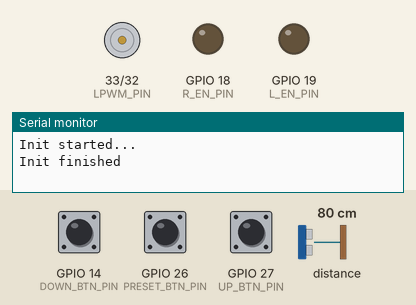
Bench run of a program on a simulated ESP32. Parts: motor-driver pin pairs drawn as motors (green arrow = first pin HIGH = forward, orange = second pin HIGH = backward, longer = more drive), output pins drawn as LEDs (lit = HIGH), the last lines printed to the serial monitor. The test bench sets the inputs (shaded band); at power-on: GPIO 14 (DOWN_BTN_PIN) HIGH, GPIO 27 (UP_BTN_PIN) HIGH, GPIO 26 (PRESET_BTN_PIN) HIGH, distance to the obstacle 80 cm.

Above: at 1.3 s.
1.4 s: GPIO 14 (DOWN_BTN_PIN) pulled LOW for 0.15 s
At 2.6 s:
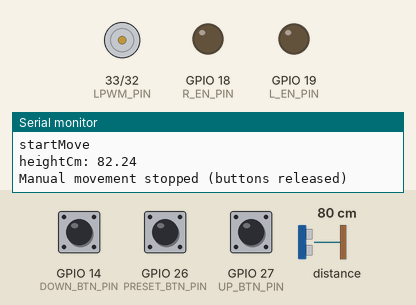
3.0 s: GPIO 27 (UP_BTN_PIN) pulled LOW for 1 s
At 3.98 s:
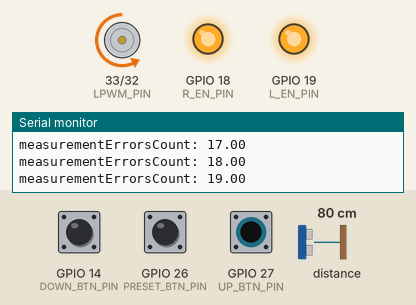
6.0 s: GPIO 14 (DOWN_BTN_PIN) pulled LOW for 3.2 s
At 7.85 s:
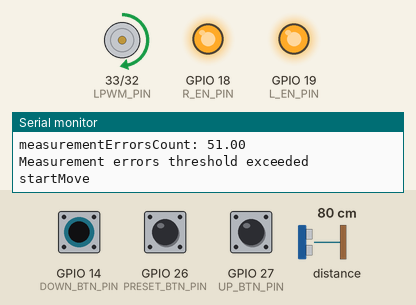
10.7 s: GPIO 26 (PRESET_BTN_PIN) pulled LOW for 0.15 s
12.3 s: GPIO 27 (UP_BTN_PIN) pulled LOW for 3.2 s
At 12.46 s:
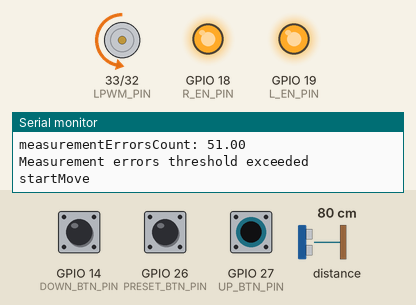
Timing chart, 0 to 17.0 s (numbered marks = the images above; inputs shaded):
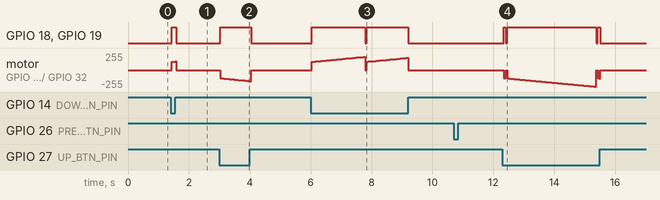

Measured:
- after the input at 1.4 s, GPIO 18 (R_EN_PIN), GPIO 19 (L_EN_PIN): LOW → HIGH at once, → LOW 0.14 s later; motor on GPIO 33 (LPWM_PIN) / GPIO 32 (RPWM_PIN): stopped → forward 125/255 at once, → forward 127/255 0.06 s later, → forward 129/255 0.06 s later, → stopped 0.03 s later
- after the input at 3.0 s, GPIO 18 (R_EN_PIN), GPIO 19 (L_EN_PIN): LOW → HIGH at once, → LOW 1.0 s later
- after the input at 6.0 s, GPIO 18 (R_EN_PIN), GPIO 19 (L_EN_PIN): LOW → HIGH at once, → LOW 1.8 s later, → HIGH 0.05 s later, → LOW 1.4 s later; motor on GPIO 33 (LPWM_PIN) / GPIO 32 (RPWM_PIN): ramps from stopped to forward 198/255 and jumps back, once every 1.4 s

The program:

main.cpp
```cpp
/*
  ESP32 + BTS7960 + VL53L1X

  Buttons (INPUT_PULLUP, active LOW):
    UP     = GPIO 27
    DOWN   = GPIO 14
    PRESET = GPIO 26

  Motor driver (BTS7960):
    R_EN_PIN = 18
    L_EN_PIN = 19
    RPWM_PIN = 32
    LPWM_PIN = 33

  Logic:
  - When idle, motor and sensor are "off" (driver EN pins LOW, VL53L1X stopped in software).
  - Holding DOWN: move down (counter-clockwise). Stop when <= MIN_HEIGHT_CM or button released.
  - Holding UP: move up (clockwise). Stop when >= MAX_HEIGHT_CM or button released.
  - PRESET (short press): toggles target between PRESET_LOW_CM and PRESET_HIGH_CM and moves to it.
  - Any button press during preset move stops motion.
  - Smooth acceleration to full speed in RAMP_MS milliseconds (also for manual moves).
*/

#include <Arduino.h>
#include <Wire.h>
#include <VL53L1X.h>
#include <math.h>

// -------- Pins --------
constexpr uint8_t UP_BTN_PIN     = 27;
constexpr uint8_t DOWN_BTN_PIN   = 14;
constexpr uint8_t PRESET_BTN_PIN = 26;

constexpr uint8_t R_EN_PIN       = 18;
constexpr uint8_t L_EN_PIN       = 19;
constexpr uint8_t RPWM_PIN       = 32;
constexpr uint8_t LPWM_PIN       = 33;

// -------- Height constants (centimeters) --------
constexpr float MIN_HEIGHT_CM    = 70.0f;
constexpr float MAX_HEIGHT_CM    = 110.0f;
constexpr float PRESET_LOW_CM    = 73.0f;
constexpr float PRESET_HIGH_CM   = 99.0f;
constexpr float PRESET_TOL_CM    = 0.1f;   // tolerance for reaching preset
constexpr float PRESET_TOGGLE_TOL_CM    = 5.0f;   // tolerance for reaching preset


constexpr int MEASUREMENT_ERRORS_THRESHOLD = 50;

// -------- PWM / ramp --------
constexpr uint32_t PWM_FREQ       = 20000; // 20 kHz — less audible noise
constexpr uint8_t  PWM_RES        = 10;    // 10-bit (0..1023)
constexpr uint16_t PWM_MAX        = (1 << PWM_RES) - 1;
constexpr uint32_t RAMP_MS        = 3000;  // ramp time to full speed
constexpr uint16_t PWM_MIN_START  = 500;   // initial kick to overcome static friction

// LEDC channels
constexpr uint8_t RPWM_CH = 0;
constexpr uint8_t LPWM_CH = 1;

// -------- Button timing / debounce --------
constexpr uint32_t DEBOUNCE_MS         = 30;
constexpr uint32_t SHORT_PRESS_MIN_MS  = 40;
constexpr uint32_t SHORT_PRESS_MAX_MS  = 600;

// -------- Logging --------
constexpr uint8_t MAX_LOG_LEVEL = 0;

void logMessage(const String &message, uint8_t level = 0) {
  if (level > MAX_LOG_LEVEL) return;
  Serial.println(message);
}

void logValue(const String &label, float value, uint8_t level = 0) {
  if (level > MAX_LOG_LEVEL) return;
  Serial.print(label);
  Serial.print(": ");
  Serial.println(value);
}

// -------- ToF sensor --------
VL53L1X tof;
bool sensorActive = false;

// -------- Movement states --------
enum class MoveMode {
  IDLE,
  MANUAL_UP,
  MANUAL_DOWN,
  GOTO_PRESET
};

MoveMode mode = MoveMode::IDLE;

enum class PresetSel {
  LOW_PRESET,
  HIGH_PRESET
};

PresetSel currentPreset = PresetSel::LOW_PRESET;
float targetHeightCm = PRESET_LOW_CM;

// Current measured height
float currentHeightCm = 0.0f;
int measurementErrorsCount = 0;

// -------- Debounced button class --------
struct DebouncedButton {
  uint8_t pin;
  bool stableState;         // debounced state (true = HIGH, false = LOW)
  bool lastStableState;
  uint32_t lastChangeMs;
  uint32_t pressStartMs;
  bool shortClickFlag;

  DebouncedButton(uint8_t pin_)
    : pin(pin_),
      stableState(true),
      lastStableState(true),
      lastChangeMs(0),
      pressStartMs(0),
      shortClickFlag(false) {}

  void begin() {
    pinMode(pin, INPUT_PULLUP);
    stableState = digitalRead(pin);
    lastStableState = stableState;
    lastChangeMs = millis();
  }

  void update(uint32_t nowMs) {
    bool raw = digitalRead(pin);

    if (raw != stableState && (nowMs - lastChangeMs) >= DEBOUNCE_MS) {
      lastStableState = stableState;
      stableState = raw;
      lastChangeMs = nowMs;

      // Detect press and release with duration
      if (stableState == LOW && lastStableState == HIGH) {
        // Button just pressed
        pressStartMs = nowMs;
      } else if (stableState == HIGH && lastStableState == LOW) {
        // Button just released
        uint32_t pressDuration = nowMs - pressStartMs;
        if (pressDuration >= SHORT_PRESS_MIN_MS && pressDuration <= SHORT_PRESS_MAX_MS) {
          shortClickFlag = true;
        }
      }
    }
  }

  bool isPressed() const {
    return stableState == LOW; // active LOW
  }

  bool wasShortClicked() {
    if (shortClickFlag) {
      shortClickFlag = false;
      return true;
    }
    return false;
  }
};

// -------- Buttons --------
DebouncedButton btnUp(UP_BTN_PIN);
DebouncedButton btnDown(DOWN_BTN_PIN);
DebouncedButton btnPreset(PRESET_BTN_PIN);

// -------- Sensor control (start/stop without cutting power) --------
void sensorStart() {
  if (!sensorActive) {
    tof.startContinuous(50); // interval in ms
    sensorActive = true;
  }
}

void sensorStop() {
  if (sensorActive) {
    tof.stopContinuous();
    sensorActive = false;
  }
}

// -------- Motor driver control --------
void motorEnable(bool enable) {
  digitalWrite(R_EN_PIN, enable ? HIGH : LOW);
  digitalWrite(L_EN_PIN, enable ? HIGH : LOW);
  logMessage("motorEnable", 3);
  logValue("enable", enable ? 1.0f : 0.0f, 3);
}

void motorStopHard() {
  // Stop PWM and disable EN — full stop
  ledcWrite(RPWM_CH, 0);
  ledcWrite(LPWM_CH, 0);
  motorEnable(false);
  sensorStop();
  mode = MoveMode::IDLE;
  logMessage("motorStopHard", 3);
}

void motorDriveUp(uint16_t pwm) {
  motorEnable(true);
  ledcWrite(LPWM_CH, 0);
  ledcWrite(RPWM_CH, pwm);
}

void motorDriveDown(uint16_t pwm) {
  motorEnable(true);
  ledcWrite(RPWM_CH, 0);
  ledcWrite(LPWM_CH, pwm);
}

// -------- Ramp control --------
uint32_t rampStartMs = 0;
uint16_t currentPwm  = 0;

void startMove(MoveMode newMode, uint32_t nowMs) {
  if (mode != newMode) {
    mode = newMode;
    rampStartMs = nowMs;
    currentPwm = 0;
    sensorStart();
    logMessage("startMove");
  }
}

uint16_t computeRampPwm(uint32_t nowMs) {
  uint32_t dt = nowMs - rampStartMs;
  if (dt >= RAMP_MS) {
    return PWM_MAX;
  }

  // Linear ramp from PWM_MIN_START to PWM_MAX
  uint32_t delta = (uint32_t)(PWM_MAX - PWM_MIN_START) * dt / RAMP_MS;
  uint16_t pwm = PWM_MIN_START + (uint16_t)delta;
  if (pwm > PWM_MAX) pwm = PWM_MAX;
  return pwm;
}

// -------- Sensor reading --------
bool recoverSensorAfterTimeout() {
  Serial.println("VL53L1X timeout, trying to recover...");

  motorStopHard();
  sensorStop();

  Wire.end();
  delay(50);
  Wire.begin();
  Wire.setClock(400000);
  Wire.setTimeOut(50);

  if (!tof.init()) {
    Serial.println("VL53L1X re-init failed");
    return false;
  }

  tof.setDistanceMode(VL53L1X::Long);
  tof.setMeasurementTimingBudget(50000);
  tof.setTimeout(100);
  tof.startContinuous(50);
  sensorActive = true;
  return true;
}

bool readHeightCm(float &heightCm) {
  if (!sensorActive) return false;
  if (!tof.dataReady()) return false;

  uint16_t mm = tof.read(); // in millimeters

  if (tof.timeoutOccurred()) {
    if (!recoverSensorAfterTimeout()) {
      return false;
    }
    return false;
  }

  // Simple hard filtering of bogus values
  if (mm < 650 || mm > 1200) {
    return false;
  }


  float newHeightCm = mm / 10.0f + 2.24f;

  // Reject identical readings if we already have a valid previous value
  if (newHeightCm == currentHeightCm) {
    return false;
  }

  heightCm = newHeightCm;
  logValue("heightCm", heightCm, 0);

  return true;
}

// -------- Measurement / safety handling --------
bool handleMeasurementResult(bool success) {
  if (!success) {
    measurementErrorsCount++;

    if (measurementErrorsCount > 10) {
      logValue("measurementErrorsCount", measurementErrorsCount,0);
    }
  } else {
    measurementErrorsCount = 0;
  }

  if (measurementErrorsCount > MEASUREMENT_ERRORS_THRESHOLD) {
    motorStopHard();
    logMessage("Measurement errors threshold exceeded", 0);
    measurementErrorsCount = 0;
    return true; // stopped
  }

  return false;
}

bool checkSafetyLimits() {
  // Only meaningful if we have a non-zero height
  if (currentHeightCm <= 0.0f) return false;

  if (currentHeightCm <= MIN_HEIGHT_CM &&
      (mode == MoveMode::MANUAL_DOWN ||
       (mode == MoveMode::GOTO_PRESET && targetHeightCm <= currentHeightCm))) {
    motorStopHard();
    logMessage("Too low, stopping", 0);
    return true;
  }

  if (currentHeightCm >= MAX_HEIGHT_CM &&
      (mode == MoveMode::MANUAL_UP ||
       (mode == MoveMode::GOTO_PRESET && targetHeightCm >= currentHeightCm))) {
    motorStopHard();
    logMessage("Too high, stopping", 0);
    return true;
  }

  return false;
}

// -------- Preset handling --------
void togglePresetAndStartAuto(uint32_t nowMs) {
  // currentPreset = (currentPreset == PresetSel::LOW_PRESET)
  //                 ? PresetSel::HIGH_PRESET
  //                 : PresetSel::LOW_PRESET;

  if (fabsf(currentHeightCm - PRESET_LOW_CM) <= PRESET_TOGGLE_TOL_CM) {
    currentPreset = PresetSel::HIGH_PRESET;
  }

  if (fabsf(currentHeightCm - PRESET_HIGH_CM) <= PRESET_TOGGLE_TOL_CM) {
    currentPreset = PresetSel::LOW_PRESET;
  }

  targetHeightCm = (currentPreset == PresetSel::LOW_PRESET)
                    ? PRESET_LOW_CM
                    : PRESET_HIGH_CM;

  startMove(MoveMode::GOTO_PRESET, nowMs);

  logMessage("Start preset move");
  logValue("targetHeightCm", targetHeightCm, 0);
}

// -------- User input handling --------
void handleUserInput(uint32_t nowMs) {
  bool upPressed = btnUp.isPressed();
  bool downPressed = btnDown.isPressed();
  bool presetShortClick = btnPreset.wasShortClicked();

  // If we are in automatic preset movement — any button press cancels it.
  if (mode == MoveMode::GOTO_PRESET) {
    if (upPressed || downPressed || btnPreset.isPressed()) {
      motorStopHard();
      logMessage("Auto movement cancelled by button", 0);
    }
    // Do not start new movements here, wait until next loop when in IDLE.
    return;
  }

  // Manual control has priority
  if (downPressed && !upPressed) {
    startMove(MoveMode::MANUAL_DOWN, nowMs);
    currentPreset = PresetSel::LOW_PRESET;
  } else if (upPressed && !downPressed) {
    startMove(MoveMode::MANUAL_UP, nowMs);
    currentPreset = PresetSel::HIGH_PRESET;
  } else {
    // If both released while in manual mode — stop
    if ((mode == MoveMode::MANUAL_UP || mode == MoveMode::MANUAL_DOWN) &&
        !upPressed && !downPressed) {
      logMessage("Manual movement stopped (buttons released)", 0);
      motorStopHard();
    }
  }

  // If we are idle (or manual already stopped) and got a short click on PRESET — start preset move.
  if (presetShortClick && mode == MoveMode::IDLE) {
    togglePresetAndStartAuto(nowMs);
  }
}

// -------- Automatic preset mode handling --------
void handleGotoPresetMode(bool hasValidHeight) {
  if (!hasValidHeight) {
    logMessage("No valid height, waiting...", 3);
    return;
  }

  if (fabsf(currentHeightCm - targetHeightCm) <= PRESET_TOL_CM) {
    motorStopHard();
    logMessage("Reached target height", 0);
    return;
  }

  if (currentPwm == 0) {
    // Ramp not started yet, nothing to drive
    return;
  }

  if (currentHeightCm < targetHeightCm) {
    motorDriveUp(currentPwm);
    logMessage("Driving Up (auto)", 3);
  } else {
    motorDriveDown(currentPwm);
    logMessage("Driving Down (auto)", 3);
  }
}

// -------- Motor control update --------
void updateMotorControl(uint32_t nowMs, bool hasValidHeight) {
  if (mode == MoveMode::IDLE) return;

  // Update PWM ramp
  currentPwm = computeRampPwm(nowMs);
  logValue("PWM", currentPwm, 2);

  switch (mode) {
    case MoveMode::MANUAL_UP:
      motorDriveUp(currentPwm);
      break;

    case MoveMode::MANUAL_DOWN:
      motorDriveDown(currentPwm);
      break;

    case MoveMode::GOTO_PRESET:
      handleGotoPresetMode(hasValidHeight);
      break;

    default:
      break;
  }
}

// -------- setup / loop --------
void setup() {
  Serial.begin(9600);
  delay(100);
  Serial.println("Init started...");

  // Buttons
  btnUp.begin();
  btnDown.begin();
  btnPreset.begin();

  // Motor driver EN pins
  pinMode(R_EN_PIN, OUTPUT);
  pinMode(L_EN_PIN, OUTPUT);
  motorEnable(false);

  // LEDC PWM configuration
  ledcSetup(RPWM_CH, PWM_FREQ, PWM_RES);
  ledcSetup(LPWM_CH, PWM_FREQ, PWM_RES);
  ledcAttachPin(RPWM_PIN, RPWM_CH);
  ledcAttachPin(LPWM_PIN, LPWM_CH);
  ledcWrite(RPWM_CH, 0);
  ledcWrite(LPWM_CH, 0);

  // VL53L1X
  Wire.begin();           // default SDA/SCL for ESP32: GPIO 21/22
  Wire.setClock(400000);
  Wire.setTimeOut(50);

  if (!tof.init()) {
    Serial.println("VL53L1X init failed! Check wiring.");
    // We can continue; sensor will stay inactive until init succeeds
  } else {
    tof.setDistanceMode(VL53L1X::Long);         // Long mode (up to ~4 m)
    tof.setMeasurementTimingBudget(50000);      // 50 ms budget
    tof.setTimeout(100);
    // Do not start continuous mode here; will start when movement begins
    Serial.println("Init finished");
  }
}

void loop() {
  uint32_t nowMs = millis();

  // 1. Update buttons
  btnUp.update(nowMs);
  btnDown.update(nowMs);
  btnPreset.update(nowMs);

  // 2. Handle input / state transitions
  handleUserInput(nowMs);

  // 3. If idle — nothing to do (sensor is off)
  if (mode == MoveMode::IDLE) {
    delay(3); // small sleep to avoid busy looping
    return;
  }

  // 4. Read height (if moving)
  float h;
  bool success = readHeightCm(h);
  if (success) {
    currentHeightCm = h;
  }

  // 5. Measurement errors (may stop the motor)
  if (handleMeasurementResult(success)) {
    return;
  }

  // 6. Safety limits
  if (success && checkSafetyLimits()) {
    return;
  }

  // 7. Update motor according to mode and ramp
  updateMotorControl(nowMs, success);

  // 8. Small pause to reduce I2C/CPU load
  delay(25);
}
```
